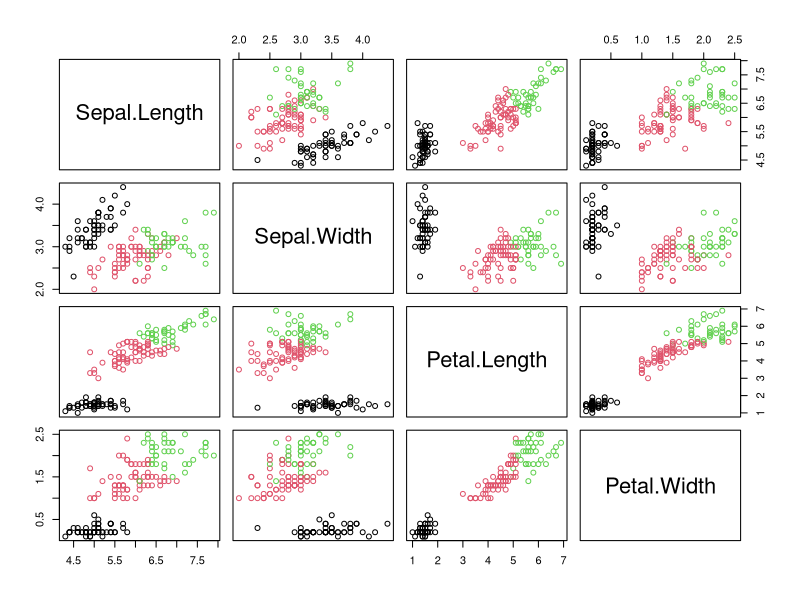
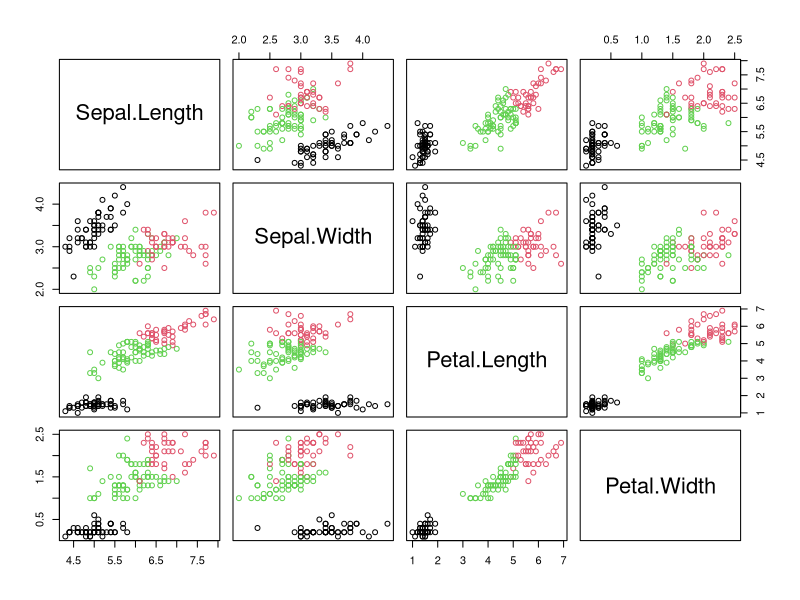

The R source for these figures, in order:
#Formacao Cientista de Dados - Fernando Amaral

dim(iris)
summary(iris)

#cols de 1 a 4 (sem a classe)
cluster = kmeans(iris[1:4],centers=3)
cluster$cluster
confusao = table(iris$Species,cluster$cluster)

taxaacerto = (confusao[1] + confusao[5]+ confusao[9]) / sum(confusao)
taxaerro = (confusao[2] + confusao[3]+confusao[4]+confusao[6]+confusao[7]+confusao[8]) / sum(confusao)

plot(iris[,1:4],col=cluster$cluster)


set.seed(2014)
cluster = kmeans(iris[1:4],centers=3)
table(iris$Species,cluster$cluster)
plot(iris[,1:4],col=cluster$cluster)